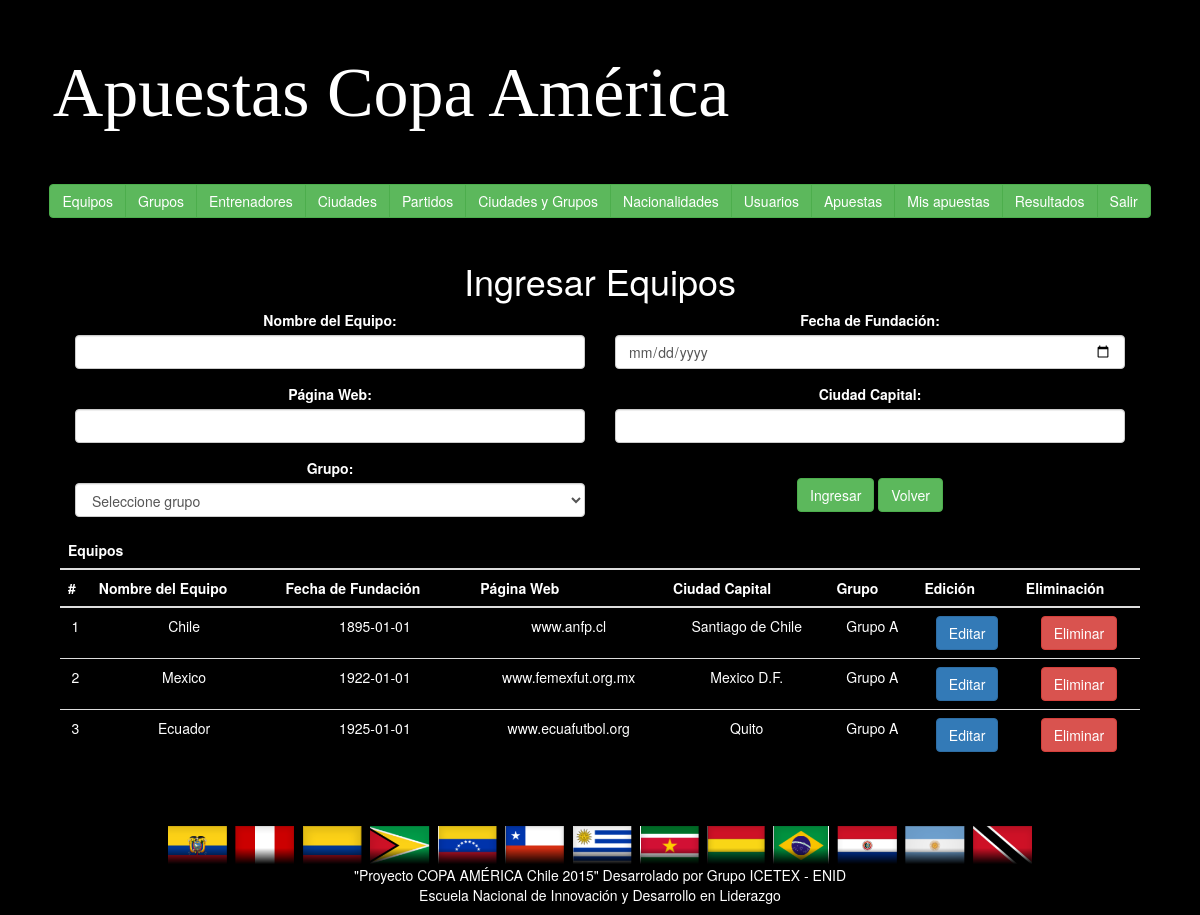
Page /home.php?var=11 (signed in) on the committed database.
### tables this page shows
CREATE TABLE IF NOT EXISTS `tbequipo` (
`idequipo` int(11) NOT NULL,
  `nomequi` varchar(25) NOT NULL,
  `fechafund` date NOT NULL,
  `paginaweb` varchar(50) DEFAULT NULL,
  `ciudadcap` varchar(30) NOT NULL,
  `grupo` int(11) NOT NULL
);

CREATE TABLE IF NOT EXISTS `tbgrupo` (
`idgrupo` int(11) NOT NULL,
  `nombregrup` varchar(10) NOT NULL
);

### controlador/cequipos.php (called while the page is built, shortened)
<?php
	include('modelo/mtbequipo.php');
	$equipos = new Mequipo();
	$grupo2= $equipos->sel_grupo();

### modelo/mtbequipo.php (called while the page is built, shortened)
<?php
	include('controlador/conexion.php');
	include('functions.php');
	class Mequipo extends Funciones
	{
		public function consultar_equipo()
		{
			$sql = "SELECT * FROM tbequipo";
			return $this -> SeleccionDatos($sql);
		}
		public function sel_grupo(){
			$sql = "SELECT * FROM tbgrupo;";
			return $this->SeleccionDatos($sql);
		}
		public function sel_grupo1($grup){
			$sql = "SELECT idgrupo, nombregrup FROM tbgrupo WHERE idgrupo='".$grup."';";
			return $this->SeleccionDatos($sql);
		}
	}

### modelo/functions.php (called while the page is built, shortened)
<?php
	class Funciones {
        function SeleccionDatos($consulta)
        {
                $conexionBD = new conexion();
                $conexionBD -> conectarBD();
                $datos = $conexionBD -> ejeCon($consulta, 0);
                return $datos;
        }
}

### controlador/configuracion.php (called while the page is built)
<?php
	$serv_bd = "localhost";
	$usu_bd = "root";
	$pass_bd = "";
	$bd = "bdcopaamerica";
?>

### controlador/conexion.php (called while the page is built, shortened)
<?php
	class conexion {
		function conectarBD() {
			include("configuracion.php");
			$this -> link = mysql_connect ($serv_bd, $usu_bd, $pass_bd);
			$bd2 = mysql_select_db($bd);
		}
		function ejeCon($con, $op) {
			$this -> resultado = mysql_query($con) or die("La consulta fallo: ". mysql_error());
			if($op == 0) {
				while ($linea = mysql_fetch_array($this -> resultado)) {
					$arrayResultado[] = $linea;
				}
			} else {
				$arrayResultado[] = 0;
			}
			$resarr = isset ($arrayResultado) ? $arrayResultado: NULL;
			if($resarr) {
				return $arrayResultado;
			}
		}
	}
?>

### vista/vequipos.php (the view, shortened to what this page needs)
<?php
include("controlador/cequipos.php"); ?>
<div class="container-fluid">
	<h1>Ingresar Equipos</h1>
	<form role="form" name="form1" method="POST" action="">
		<div class="form-group col-lg-6">
            <label for="">Nombre del Equipo:</label>
            <input type="text" class="form-control" name="nomequi" pattern="[A-z ]{2,25}" title="Solo se permiten letras máximo 25 caracteres" required>
		</div>
		<div class="form-group col-lg-6">
            <label for="">Fecha de Fundación:</label>
            <input type="date" class="form-control" name="fechafund" required>
		</div>
		<div class="form-group col-lg-6">
            <label for="">Página Web:</label>
            <input type="text" class="form-control" name="paginaweb" >
		</div>
		<div class="form-group col-lg-6">
            <label for="">Ciudad Capital:</label>
            <input type="text" class="form-control" name="ciudadcap" pattern="[A-z ]{2,30}" title="Solo se permiten letras sin puntos máximo 30 caracteres" required>
		</div>
		<div class="form-group col-lg-6">
            <label for="">Grupo:</label>
            <select name="grupo" class="form-control">
				<option value=0>Seleccione grupo</option>
			</select>
		</div>
		 <div class="form-group col-lg-6">
			<br>
            <input type="submit" class="btn btn-success" value="Ingresar">
			<a href="home.php?" class="btn btn-success">Volver</a>
        </div>
	</form>
	<?php $consultaequipo = $equipos->consultar_equipo(); ?>
	<table class="table">
		<thead>
			<tr>
				<th colspan="12">Equipos</th>
			</tr>
			<tr>
				<th>#</th>
				<th>Nombre del Equipo</th>
				<th>Fecha de Fundación</th>
				<th>Página Web</th>
				<th>Ciudad Capital</th>
				<th>Grupo</th>
				<th>Edición</th>
				<th>Eliminación</th>
			</tr>
		</thead>
		<tbody>
			<?php for($i=0;$i<count($consultaequipo);$i++):
					$grupo1 = $equipos->sel_grupo1($consultaequipo[$i]['grupo'])
			?>
				<tr>
					<td><?= $i + 1 ?></td>
					<td><?= $consultaequipo[$i]['nomequi']; ?></td>
					<td><?= $consultaequipo[$i]['fechafund']; ?></td>
					<td><?= $consultaequipo[$i]['paginaweb']; ?></td>
					<td><?= $consultaequipo[$i]['ciudadcap'] ?></td>
					<td><?= $grupo1[0]['nombregrup']; ?></td>
					<td><a href="home.php?var=12&id=<?= $consultaequipo[$i]['idequipo'] ?>" class="btn btn-primary">Editar</a></td>
					<td>
						<form action="" method="POST" onSubmit="return confirm('Desea eliminar el registro!');">
							<input type="submit" class="btn btn-danger" value="Eliminar">
						</form>
					</td>
				</tr>
			<?php endfor; ?>
		</tbody>
	</table>
</div>

### home.php (shortened to what this page needs)
<!DOCTYPE html>
<html>
	<head>
		<link rel="stylesheet" type="text/css" href="bootstrap/css/bootstrap.css" />
		<link rel="stylesheet" type="text/css" href="bootstrap/css/micss.css" />
	</head>
	<div class="container">
		<div class="row-fluid">
			<h1 class="letratitul">Apuestas Copa América</h1>
			<br />
			<div id="encabezado" class="menuarrib">
				<?php include("menu.php"); ?>
			</div>
		</div>
		<?php
			$variable = isset($_GET['var']) ? $_GET['var']:NULL;
		?>
		<div class="row-fluid">
			<div id="formularios" class="col-md-12">
				 <?php
					if ($variable==null) {
						include("vista/vdetalleapuestas.php");
				?>
				<?php
					}
					else
					{
				?>
				 <?php
					if ($variable==11) {
						include("vista/vequipos.php");
					}
				?>
				<?php
					}
				?>
			</div>
		</div>
	</div>
	<footer>
			<img src="img/equipos.png"  width="80%" align="center">
			<p>"Proyecto COPA AMÉRICA Chile 2015" Desarrolado por Grupo ICETEX - ENID<BR>
			Escuela Nacional de Innovación y Desarrollo en Liderazgo</p>
	</footer>
</html>

### menu.php
<?php
	$perfil  = isset($_SESSION['perfil']) ? $_SESSION['perfil'] : NULL;
?>
	<div class="btn-group">
		<?php if ($perfil==1): ?>
			<a href="home.php?var=11" class="btn btn-success btn-md">Equipos</a>
			<a href="home.php?var=15" class="btn btn-success btn-md">Grupos</a>
			<a href="home.php?var=9" class="btn btn-success btn-md">Entrenadores</a>
			<a href="home.php?var=5" class="btn btn-success btn-md">Ciudades</a>
			<a href="home.php?var=19" class="btn btn-success btn-md">Partidos</a>
			<a href="home.php?var=7" class="btn btn-success btn-md">Ciudades y Grupos</a>
			<a href="home.php?var=17" class="btn btn-success btn-md">Nacionalidades</a>
			<a href="home.php?var=1" class="btn btn-success btn-md">Usuarios</a>
		<?php endif ?>
		<?php if ($perfil==1 || $perfil==2): ?>
			<a href="home.php?var=3" class="btn btn-success btn-md">Apuestas</a>
			<a href="home.php?var=27" class="btn btn-success btn-md">Mis apuestas</a>
			<a href="home.php?var=26" class="btn btn-success btn-md">Resultados</a>
			<a href="vista/salir.php" class="btn btn-success btn-md">Salir</a>
		<?php endif ?>
	</div>

### rows in the picture
tbequipo: nomequi "Chile", fechafund "1895-01-01", paginaweb "www.anfp.cl", ciudadcap "Santiago de Chile", grupo.nombregrup "Grupo A"
tbequipo: nomequi "Mexico", fechafund "1922-01-01", paginaweb "www.femexfut.org.mx", ciudadcap "Mexico D.F.", grupo.nombregrup "Grupo A"
tbequipo: nomequi "Ecuador", fechafund "1925-01-01", paginaweb "www.ecuafutbol.org", ciudadcap "Quito", grupo.nombregrup "Grupo A"
